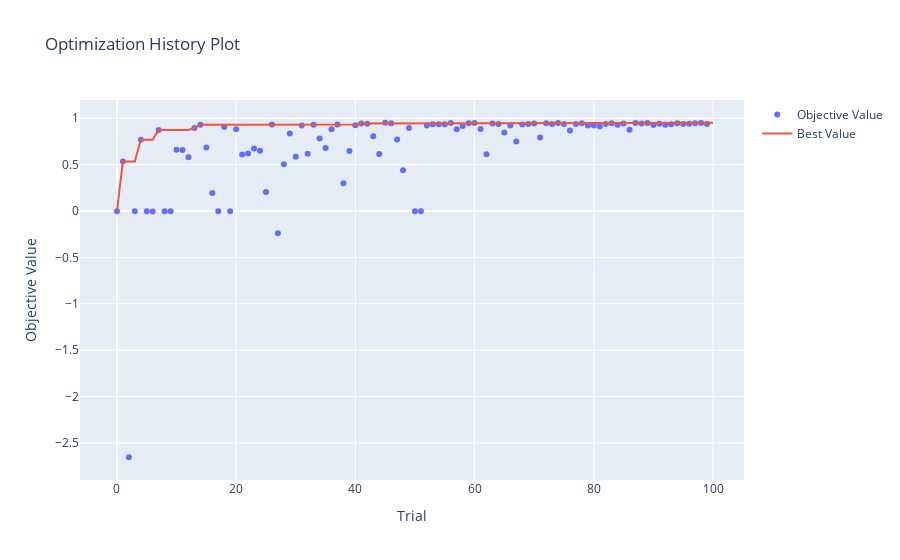

Notebook source saved alongside this figure:
### Code cell
import optuna
import sqlite3

# study.db에서 study 이름 확인
conn = sqlite3.connect('study.db')
cursor = conn.cursor()

# studies 테이블에서 study_name 조회
cursor.execute("SELECT study_name FROM studies")
study_names = cursor.fetchall()

print("Available studies:")
for name in study_names:
    print(f"- {name[0]}")

conn.close()

# 확인된 study 이름으로 로드
study = optuna.load_study(
    study_name="optimization_study",  # 위에서 확인된 이름을 입력
    storage="sqlite:///study.db"
)

# 최적화 히스토리 시각화
optuna.visualization.plot_optimization_history(study)
